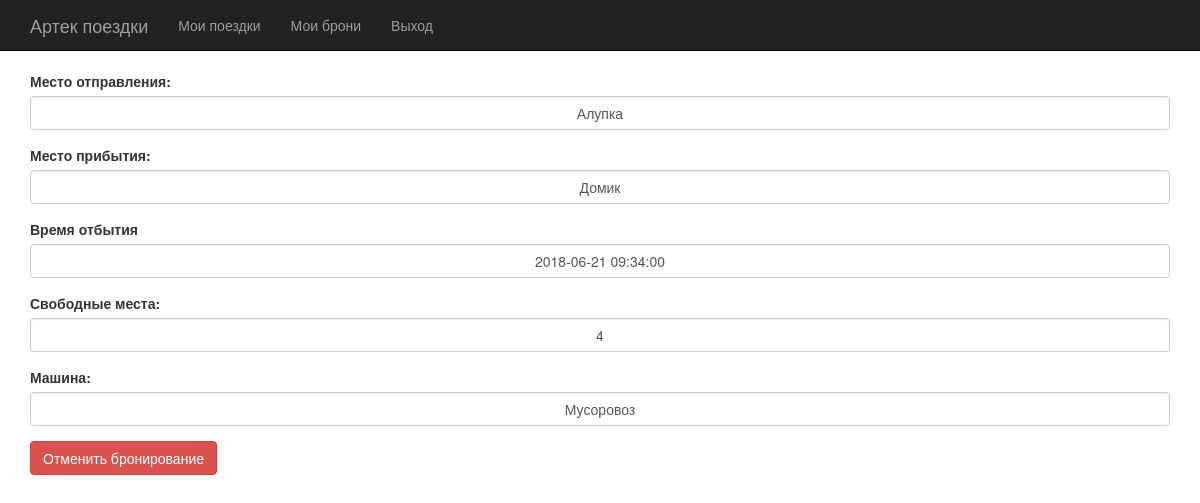
/detail/5 (signed in), run on the app's committed database.
### blabla/models.py (models this page shows, shortened)
class Trip(models.Model):
  creator = models.IntegerField("Заявитель", default=0)
  trip_from = models.CharField("Место отправления:",max_length=30)
  trip_to = models.CharField("Место прибытия:",max_length=30)
  datetime = models.DateTimeField("Время отбытия")
  free_seats = models.PositiveIntegerField("Свободные места:")
  car = models.CharField("Машина:",max_length=30)
  users = models.ManyToManyField(User,blank=True)

### blabla/views.py (the view)
# urls.py: path('detail/<int:trip_id>',views.detail, name='detail'),
def detail(request,trip_id):
  trip = Trip.objects.get(pk=trip_id)
  if trip.creator == request.user.id:
    return redirect('edit_trip', trip_id)
  trip_form = DetailForm(instance=trip)
  subscribed = (request.user in list(trip.users.all()))
  if not subscribed and trip.free_seats > 0:
      can_subscribe = True
  else:
      can_subscribe = False
  return render(request, 'blabla/detail.html',{'trip_form':trip_form,
                                               'trip_id':trip_id,
                                               'can_subscribe': can_subscribe,
                                               'subscribed': subscribed})

### blabla/templates/blabla/detail.html (shortened to what this page needs)
{% extends 'blabla/base.html' %}
{% load bootstrap3 %}
{% block content %}
  <form class="form">
    {% bootstrap_form trip_form %}
  </form>
{% if subscribed %}
  <button class="btn btn-danger" onclick='window.location.href = "{% url 'unsubscribe' trip_id %}"'>Отменить бронирование</button>
{% endif %}
{% endblock %}

### data on the page
Trip: trip_from "Алупка", trip_to "Домик", datetime "2018-06-21 09:34:00", free_seats "4", car "Мусоровоз"
